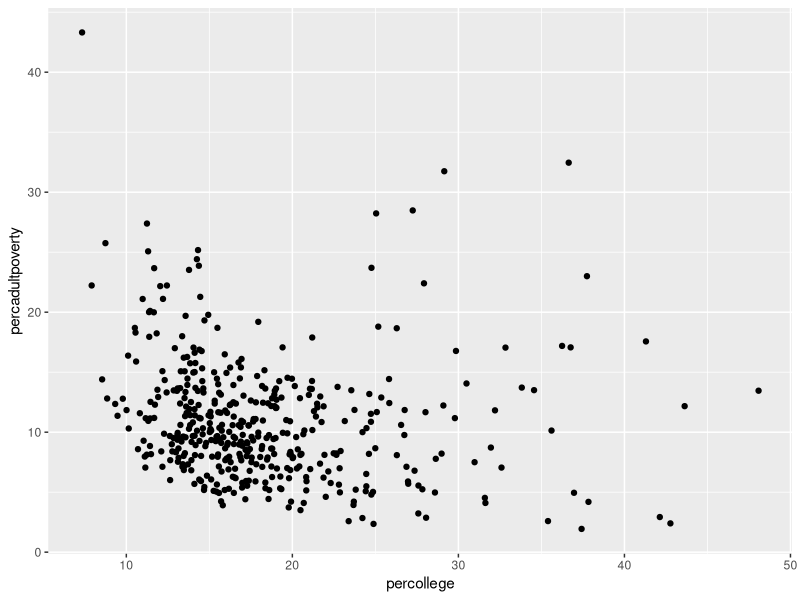
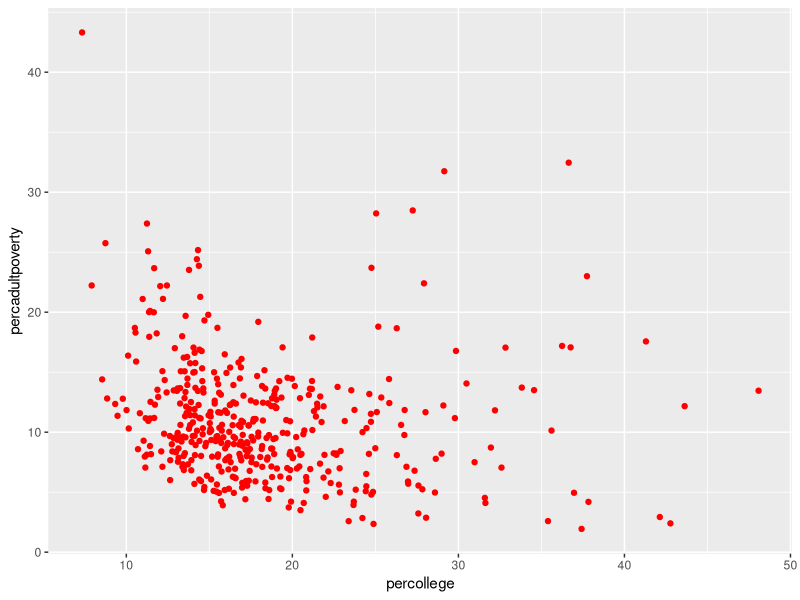
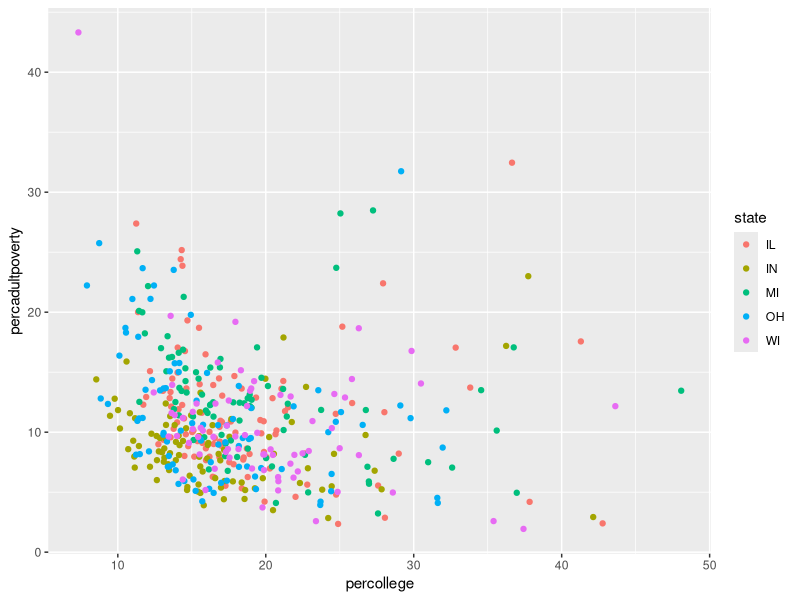
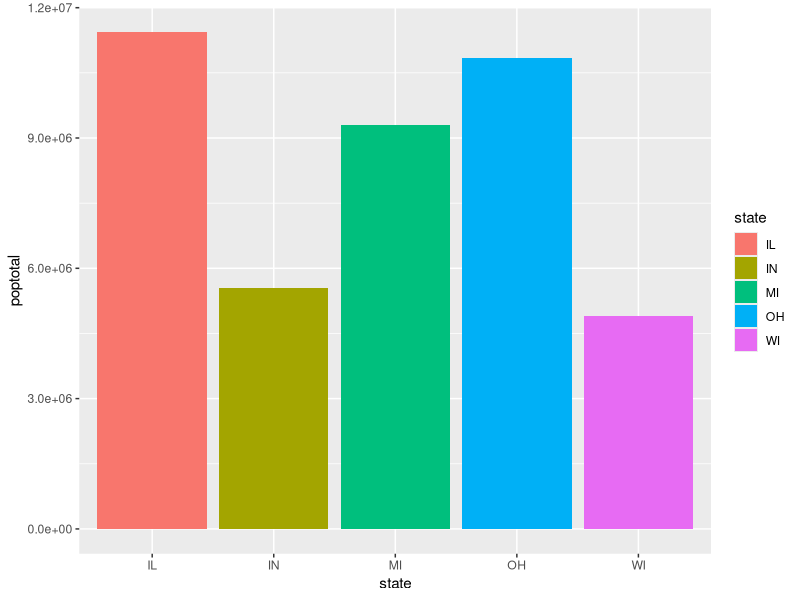
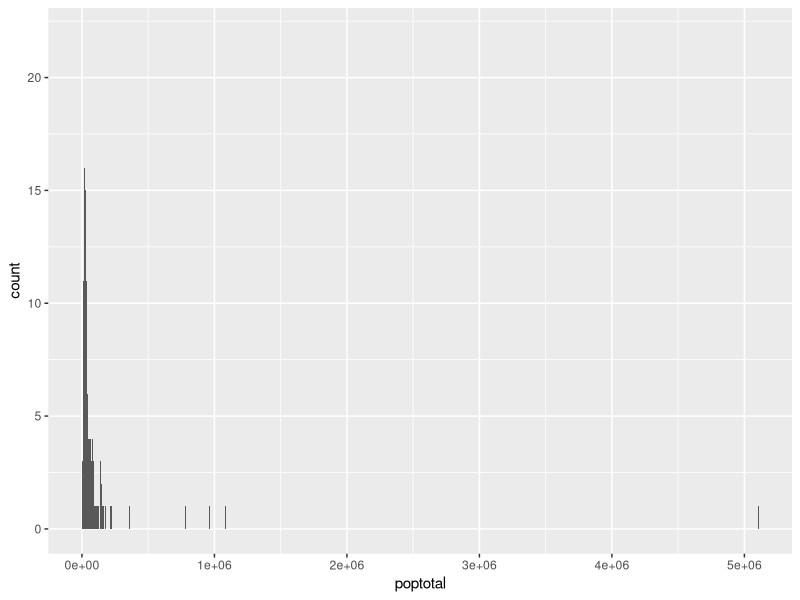
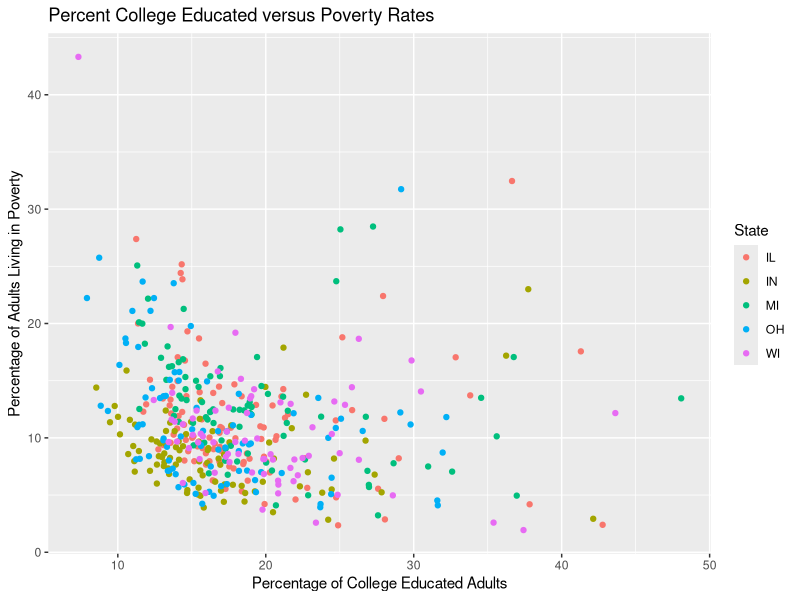

Reproduce these figures in R, in order.
# ggplot demo

library("ggplot2")

# scatter plot with x and y
ggplot(data = midwest) +
  geom_point(mapping = aes(x = percollege, y = percadultpoverty))


# scatter plot with a set color
ggplot(data = midwest) +
  geom_point(
    mapping = aes(x = percollege, y = percadultpoverty),
    color = "red"
  )

# color depending on data
ggplot(data = midwest) +
  geom_point(
    mapping = aes(
      x = percollege, 
      y = percadultpoverty,
      color = state)
  )


# bar chart
ggplot(data = midwest) +
  geom_col(
    mapping = aes(
      x = state,
      y = poptotal,
      fill = state
    )
  )

# histogram
ggplot(data = midwest) +
  geom_histogram(
    aes(x = poptotal), 
    binwidth = 2000
  )


# add labels
ggplot(data = midwest) +
  geom_point(
    mapping = aes(
      x = percollege, 
      y = percadultpoverty,
      color = state)
  ) +
  labs(
    title = "Percent College Educated versus Poverty Rates", # plot title
    x = "Percentage of College Educated Adults", # x-axis label
    y = "Percentage of Adults Living in Poverty", # y-axis label
    color = "State" # Legend label for the "color" property
  )
